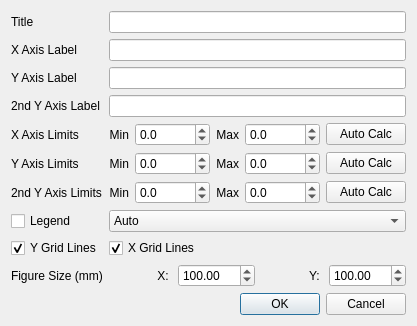
<?xml version="1.0" encoding="UTF-8"?>
<ui version="4.0">
 <class>PlotProperties</class>
 <widget class="QDialog" name="PlotProperties">
  <property name="geometry">
   <rect>
    <x>0</x>
    <y>0</y>
    <width>338</width>
    <height>316</height>
   </rect>
  </property>
  <property name="windowTitle">
   <string>Plot Properties</string>
  </property>
  <layout class="QVBoxLayout" name="verticalLayout_2" stretch="10,1">
   <item>
    <layout class="QGridLayout" name="gridLayout">
     <item row="8" column="1">
      <widget class="QCheckBox" name="cbGridX">
       <property name="text">
        <string>X Grid Lines</string>
       </property>
       <property name="checked">
        <bool>true</bool>
       </property>
      </widget>
     </item>
     <item row="4" column="1">
      <layout class="QGridLayout" name="gridLayout_2">
       <item row="0" column="0">
        <widget class="QLabel" name="label_5">
         <property name="text">
          <string>Min</string>
         </property>
         <property name="alignment">
          <set>Qt::AlignRight|Qt::AlignTrailing|Qt::AlignVCenter</set>
         </property>
        </widget>
       </item>
       <item row="0" column="2">
        <widget class="QLabel" name="label_6">
         <property name="text">
          <string>Max</string>
         </property>
         <property name="alignment">
          <set>Qt::AlignRight|Qt::AlignTrailing|Qt::AlignVCenter</set>
         </property>
        </widget>
       </item>
       <item row="0" column="1">
        <widget class="QDoubleSpinBox" name="sbXmin">
         <property name="decimals">
          <number>1</number>
         </property>
         <property name="minimum">
          <double>-99999.000000000000000</double>
         </property>
         <property name="maximum">
          <double>99999.000000000000000</double>
         </property>
        </widget>
       </item>
       <item row="0" column="3">
        <widget class="QDoubleSpinBox" name="sbXMax">
         <property name="decimals">
          <number>1</number>
         </property>
         <property name="minimum">
          <double>-99999.000000000000000</double>
         </property>
         <property name="maximum">
          <double>99999.000000000000000</double>
         </property>
        </widget>
       </item>
       <item row="0" column="4">
        <widget class="QPushButton" name="pbAutoCalcXLim">
         <property name="text">
          <string>Auto Calc</string>
         </property>
        </widget>
       </item>
      </layout>
     </item>
     <item row="5" column="0">
      <widget class="QLabel" name="label_7">
       <property name="text">
        <string>Y Axis Limits</string>
       </property>
      </widget>
     </item>
     <item row="9" column="0">
      <widget class="QLabel" name="label_10">
       <property name="text">
        <string>Figure Size (mm)</string>
       </property>
      </widget>
     </item>
     <item row="9" column="1">
      <layout class="QGridLayout" name="gridLayout_4">
       <item row="0" column="1">
        <widget class="QDoubleSpinBox" name="sbFigSizeX">
         <property name="decimals">
          <number>2</number>
         </property>
         <property name="maximum">
          <double>99999.000000000000000</double>
         </property>
         <property name="value">
          <double>100.000000000000000</double>
         </property>
        </widget>
       </item>
       <item row="0" column="2">
        <widget class="QLabel" name="label_12">
         <property name="text">
          <string>Y: </string>
         </property>
         <property name="alignment">
          <set>Qt::AlignRight|Qt::AlignTrailing|Qt::AlignVCenter</set>
         </property>
        </widget>
       </item>
       <item row="0" column="0">
        <widget class="QLabel" name="label_11">
         <property name="text">
          <string>X: </string>
         </property>
         <property name="alignment">
          <set>Qt::AlignRight|Qt::AlignTrailing|Qt::AlignVCenter</set>
         </property>
        </widget>
       </item>
       <item row="0" column="3">
        <widget class="QDoubleSpinBox" name="sbFigSizeY">
         <property name="maximum">
          <double>99999.000000000000000</double>
         </property>
         <property name="value">
          <double>100.000000000000000</double>
         </property>
        </widget>
       </item>
      </layout>
     </item>
     <item row="1" column="1">
      <widget class="QLineEdit" name="leXLabel"/>
     </item>
     <item row="4" column="0">
      <widget class="QLabel" name="label_4">
       <property name="text">
        <string>X Axis Limits</string>
       </property>
      </widget>
     </item>
     <item row="0" column="0">
      <widget class="QLabel" name="label">
       <property name="text">
        <string>Title</string>
       </property>
      </widget>
     </item>
     <item row="2" column="0">
      <widget class="QLabel" name="label_3">
       <property name="text">
        <string>Y Axis Label</string>
       </property>
      </widget>
     </item>
     <item row="7" column="0">
      <widget class="QCheckBox" name="cbLegend">
       <property name="text">
        <string>Legend</string>
       </property>
      </widget>
     </item>
     <item row="0" column="1">
      <widget class="QLineEdit" name="leTitle"/>
     </item>
     <item row="10" column="0">
      <spacer name="verticalSpacer">
       <property name="orientation">
        <enum>Qt::Vertical</enum>
       </property>
       <property name="sizeHint" stdset="0">
        <size>
         <width>20</width>
         <height>40</height>
        </size>
       </property>
      </spacer>
     </item>
     <item row="2" column="1">
      <widget class="QLineEdit" name="leYLabel"/>
     </item>
     <item row="7" column="1">
      <widget class="QComboBox" name="cboLegendPos">
       <item>
        <property name="text">
         <string>Auto</string>
        </property>
       </item>
       <item>
        <property name="text">
         <string>Top-Left</string>
        </property>
       </item>
       <item>
        <property name="text">
         <string>Top-Right</string>
        </property>
       </item>
       <item>
        <property name="text">
         <string>Bottom-Left</string>
        </property>
       </item>
       <item>
        <property name="text">
         <string>Bottom-Right</string>
        </property>
       </item>
      </widget>
     </item>
     <item row="1" column="0">
      <widget class="QLabel" name="label_2">
       <property name="text">
        <string>X Axis Label</string>
       </property>
      </widget>
     </item>
     <item row="5" column="1">
      <layout class="QGridLayout" name="gridLayout_3">
       <item row="0" column="1">
        <widget class="QDoubleSpinBox" name="sbYMin">
         <property name="decimals">
          <number>1</number>
         </property>
         <property name="minimum">
          <double>-99999.000000000000000</double>
         </property>
         <property name="maximum">
          <double>99999.000000000000000</double>
         </property>
        </widget>
       </item>
       <item row="0" column="2">
        <widget class="QLabel" name="label_9">
         <property name="text">
          <string>Max</string>
         </property>
         <property name="alignment">
          <set>Qt::AlignRight|Qt::AlignTrailing|Qt::AlignVCenter</set>
         </property>
        </widget>
       </item>
       <item row="0" column="0">
        <widget class="QLabel" name="label_8">
         <property name="text">
          <string>Min</string>
         </property>
         <property name="alignment">
          <set>Qt::AlignRight|Qt::AlignTrailing|Qt::AlignVCenter</set>
         </property>
        </widget>
       </item>
       <item row="0" column="3">
        <widget class="QDoubleSpinBox" name="sbYMax">
         <property name="decimals">
          <number>1</number>
         </property>
         <property name="minimum">
          <double>-99999.000000000000000</double>
         </property>
         <property name="maximum">
          <double>99999.000000000000000</double>
         </property>
        </widget>
       </item>
       <item row="0" column="4">
        <widget class="QPushButton" name="pbAutoCalcYLim">
         <property name="text">
          <string>Auto Calc</string>
         </property>
        </widget>
       </item>
      </layout>
     </item>
     <item row="3" column="0">
      <widget class="QLabel" name="label_13">
       <property name="text">
        <string>2nd Y Axis Label</string>
       </property>
      </widget>
     </item>
     <item row="6" column="1">
      <layout class="QGridLayout" name="gridLayout_5">
       <item row="0" column="3">
        <widget class="QDoubleSpinBox" name="sbY2Max">
         <property name="decimals">
          <number>1</number>
         </property>
         <property name="minimum">
          <double>-99999.000000000000000</double>
         </property>
         <property name="maximum">
          <double>99999.000000000000000</double>
         </property>
        </widget>
       </item>
       <item row="0" column="1">
        <widget class="QDoubleSpinBox" name="sbY2Min">
         <property name="decimals">
          <number>1</number>
         </property>
         <property name="minimum">
          <double>-99999.000000000000000</double>
         </property>
         <property name="maximum">
          <double>99999.000000000000000</double>
         </property>
        </widget>
       </item>
       <item row="0" column="0">
        <widget class="QLabel" name="label_15">
         <property name="text">
          <string>Min</string>
         </property>
         <property name="alignment">
          <set>Qt::AlignRight|Qt::AlignTrailing|Qt::AlignVCenter</set>
         </property>
        </widget>
       </item>
       <item row="0" column="2">
        <widget class="QLabel" name="label_16">
         <property name="text">
          <string>Max</string>
         </property>
         <property name="alignment">
          <set>Qt::AlignRight|Qt::AlignTrailing|Qt::AlignVCenter</set>
         </property>
        </widget>
       </item>
       <item row="0" column="4">
        <widget class="QPushButton" name="pbAutoCalcY2Lim">
         <property name="text">
          <string>Auto Calc</string>
         </property>
        </widget>
       </item>
      </layout>
     </item>
     <item row="3" column="1">
      <widget class="QLineEdit" name="leY2Label"/>
     </item>
     <item row="6" column="0">
      <widget class="QLabel" name="label_14">
       <property name="text">
        <string>2nd Y Axis Limits</string>
       </property>
      </widget>
     </item>
     <item row="8" column="0">
      <widget class="QCheckBox" name="cbGridY">
       <property name="text">
        <string>Y Grid Lines</string>
       </property>
       <property name="checked">
        <bool>true</bool>
       </property>
      </widget>
     </item>
    </layout>
   </item>
   <item>
    <layout class="QVBoxLayout" name="verticalLayout">
     <item>
      <widget class="QDialogButtonBox" name="buttonBox">
       <property name="orientation">
        <enum>Qt::Horizontal</enum>
       </property>
       <property name="standardButtons">
        <set>QDialogButtonBox::Cancel|QDialogButtonBox::Ok</set>
       </property>
      </widget>
     </item>
    </layout>
   </item>
  </layout>
 </widget>
 <tabstops>
  <tabstop>leTitle</tabstop>
  <tabstop>leXLabel</tabstop>
  <tabstop>leYLabel</tabstop>
  <tabstop>leY2Label</tabstop>
  <tabstop>sbXmin</tabstop>
  <tabstop>sbXMax</tabstop>
  <tabstop>sbYMin</tabstop>
  <tabstop>sbYMax</tabstop>
  <tabstop>sbY2Min</tabstop>
  <tabstop>sbY2Max</tabstop>
  <tabstop>cboLegendPos</tabstop>
  <tabstop>cbGridY</tabstop>
  <tabstop>cbGridX</tabstop>
  <tabstop>sbFigSizeX</tabstop>
  <tabstop>sbFigSizeY</tabstop>
  <tabstop>cbLegend</tabstop>
 </tabstops>
 <resources/>
 <connections>
  <connection>
   <sender>buttonBox</sender>
   <signal>accepted()</signal>
   <receiver>PlotProperties</receiver>
   <slot>accept()</slot>
   <hints>
    <hint type="sourcelabel">
     <x>248</x>
     <y>254</y>
    </hint>
    <hint type="destinationlabel">
     <x>157</x>
     <y>274</y>
    </hint>
   </hints>
  </connection>
  <connection>
   <sender>buttonBox</sender>
   <signal>rejected()</signal>
   <receiver>PlotProperties</receiver>
   <slot>reject()</slot>
   <hints>
    <hint type="sourcelabel">
     <x>316</x>
     <y>260</y>
    </hint>
    <hint type="destinationlabel">
     <x>286</x>
     <y>274</y>
    </hint>
   </hints>
  </connection>
 </connections>
</ui>
